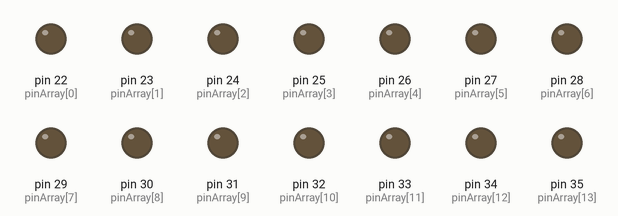
This sketch was run on a simulated Arduino Mega 2560, built with avr-gcc and run on an emulated ATmega2560. On the bench: output pins drawn as LEDs (lit = HIGH).

Above: at 0.05 s.
At 4.95 s:
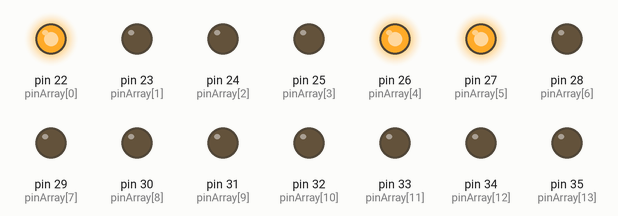
At 9.96 s:
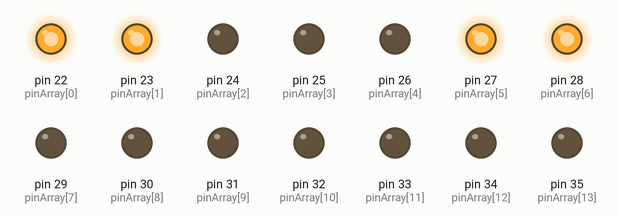
At 19.97 s:
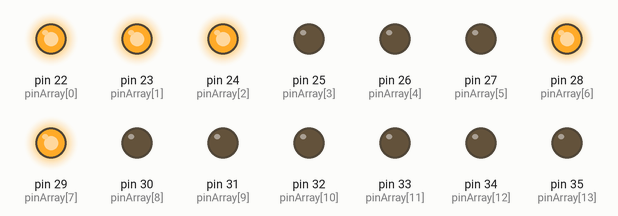
At 29.89 s:
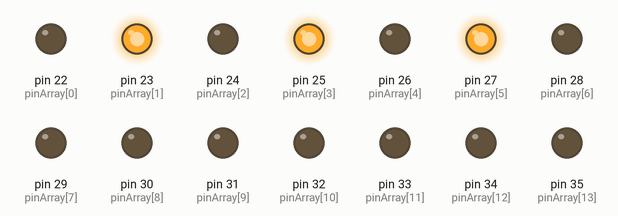
At 39.9 s:
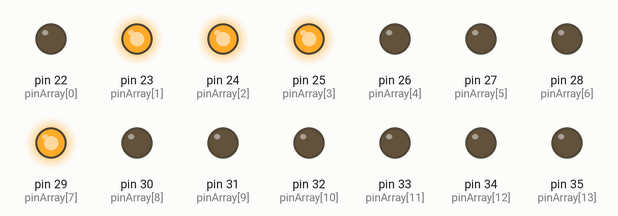
Timing chart, 0 to 40.0 s (numbered marks = the images above):
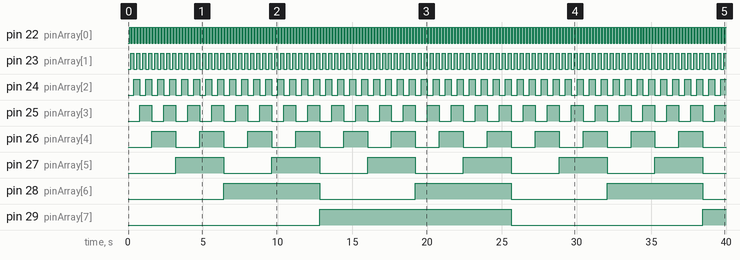

Measured:
- by itself, pin 22 (pinArray[0]): alternates HIGH for 0.10 s and LOW for 0.10 s
- by itself, pin 23 (pinArray[1]): alternates HIGH for 0.20 s and LOW for 0.20 s
- by itself, pin 24 (pinArray[2]): alternates HIGH for 0.40 s and LOW for 0.40 s
- by itself, pin 25 (pinArray[3]): alternates HIGH for 0.80 s and LOW for 0.80 s
- by itself, pin 26 (pinArray[4]): alternates HIGH for 1.6 s and LOW for 1.6 s
- by itself, pin 27 (pinArray[5]): alternates HIGH for 3.2 s and LOW for 3.2 s
- by itself, pin 28 (pinArray[6]): alternates HIGH for 6.4 s and LOW for 6.4 s
- by itself, pin 29 (pinArray[7]): LOW → HIGH at 12.8 s, → LOW 12.8 s later, → HIGH 12.8 s later

The sketch:

sketch_aug17a.ino
```cpp
int pinArray[17] = {22,23,24,25,26,27,28,29,30,31,32,33,34,35,36,37,38};
int numLED = 17;
int count = 0;
void setup() {
  // put your setup code here, to run once:
  Serial.begin(9600);
  for (int i=0;i<numLED;i++){
    pinMode(pinArray[i], OUTPUT);
  }
}

void loop() {
  // put your main code here, to run repeatedly:
  /*
  for (int i=0; i<numLED; i++){
    digitalWrite(pinArray[i], HIGH);
    delay(1000);
    digitalWrite(pinArray[i], LOW);
  }*/
  displayBinary(count);
  count++;
  delay(100);

}

void displayBinary(byte numToShow)
{
  for (int i =0;i<numLED;i++)
  {
    if (bitRead(numToShow, i)==1)
    {
      digitalWrite(pinArray[i], HIGH);
    }
    else
    {
      digitalWrite(pinArray[i], LOW);
    }
  }

}
```
